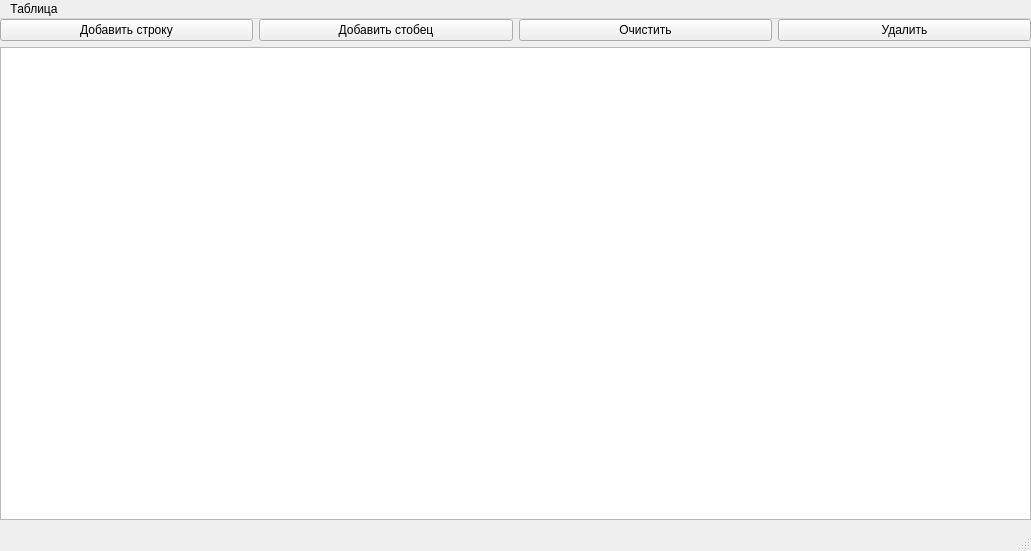
<?xml version="1.0" encoding="UTF-8"?>
<ui version="4.0">
 <class>MainWindow</class>
 <widget class="QMainWindow" name="MainWindow">
  <property name="enabled">
   <bool>true</bool>
  </property>
  <property name="geometry">
   <rect>
    <x>0</x>
    <y>0</y>
    <width>1031</width>
    <height>551</height>
   </rect>
  </property>
  <property name="windowTitle">
   <string>MainWindow</string>
  </property>
  <widget class="QWidget" name="centralwidget">
   <widget class="QWidget" name="verticalLayoutWidget">
    <property name="geometry">
     <rect>
      <x>0</x>
      <y>0</y>
      <width>1031</width>
      <height>501</height>
     </rect>
    </property>
    <layout class="QVBoxLayout" name="verticalLayout">
     <property name="sizeConstraint">
      <enum>QLayout::SetMaximumSize</enum>
     </property>
     <item>
      <layout class="QHBoxLayout" name="horizontalLayout">
       <property name="sizeConstraint">
        <enum>QLayout::SetMinimumSize</enum>
       </property>
       <item>
        <widget class="QPushButton" name="plusRowButon">
         <property name="text">
          <string>Добавить строку</string>
         </property>
        </widget>
       </item>
       <item>
        <widget class="QPushButton" name="plusColButon">
         <property name="text">
          <string>Добавить стобец</string>
         </property>
        </widget>
       </item>
       <item>
        <widget class="QPushButton" name="clearBut">
         <property name="autoFillBackground">
          <bool>false</bool>
         </property>
         <property name="text">
          <string>Очистить</string>
         </property>
         <property name="autoDefault">
          <bool>false</bool>
         </property>
         <property name="default">
          <bool>false</bool>
         </property>
         <property name="flat">
          <bool>false</bool>
         </property>
        </widget>
       </item>
       <item>
        <widget class="QPushButton" name="deleteBut">
         <property name="text">
          <string>Удалить</string>
         </property>
        </widget>
       </item>
      </layout>
     </item>
     <item>
      <widget class="QTableWidget" name="mainTable">
       <property name="contextMenuPolicy">
        <enum>Qt::CustomContextMenu</enum>
       </property>
      </widget>
     </item>
    </layout>
   </widget>
  </widget>
  <widget class="QMenuBar" name="menubar">
   <property name="geometry">
    <rect>
     <x>0</x>
     <y>0</y>
     <width>1031</width>
     <height>26</height>
    </rect>
   </property>
   <widget class="QMenu" name="menu">
    <property name="title">
     <string>Таблица</string>
    </property>
    <addaction name="action"/>
   </widget>
   <addaction name="menu"/>
  </widget>
  <widget class="QStatusBar" name="statusbar"/>
  <action name="action">
   <property name="text">
    <string>Сохранить</string>
   </property>
  </action>
 </widget>
 <resources/>
 <connections/>
</ui>
